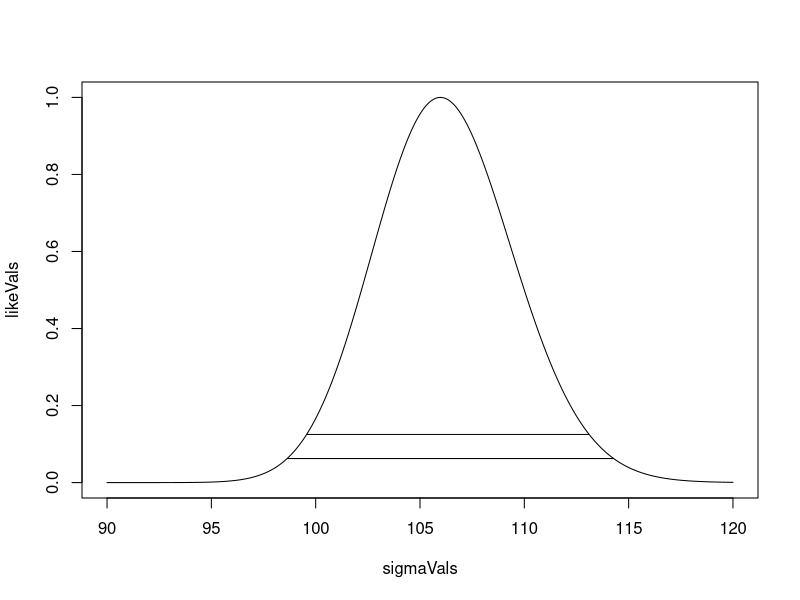
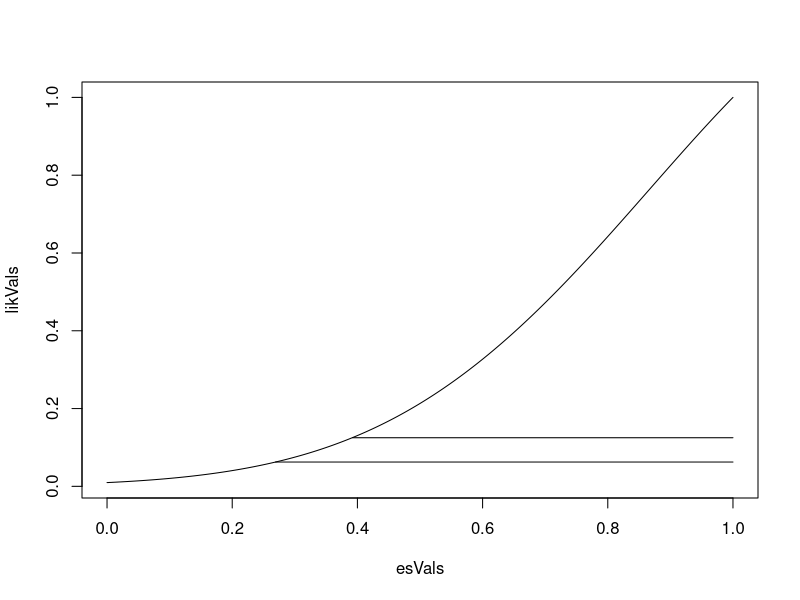
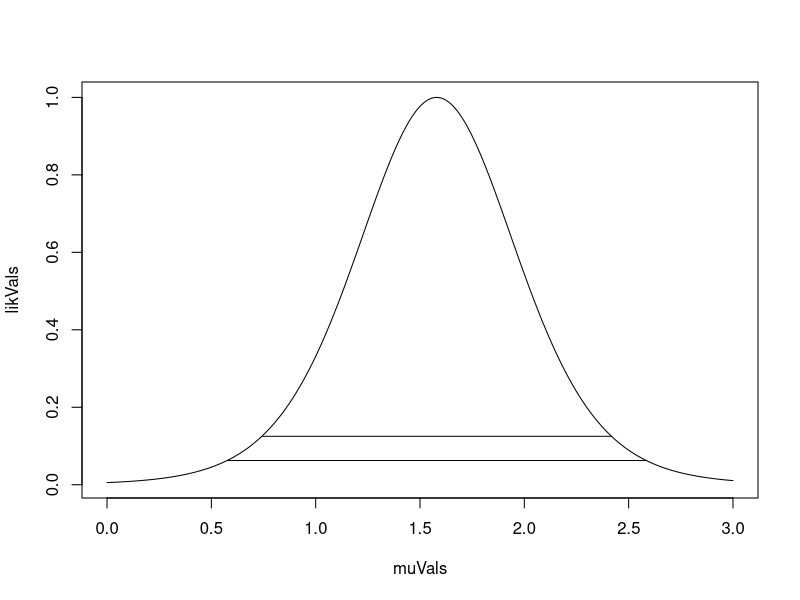

The R source for these figures, in order:
################### ChiSq  CI for the variance
s2 <- 105.977 ^ 2
n <- 513
alpha <- .05
qtiles <- qchisq(c(alpha/2, 1 - alpha/2),
n - 1)
ival <- rev((n - 1) * s2 / qtiles)
####################  Interval for the sd
sqrt(ival)
sigmaVals <- seq(90, 120, length = 1000)
likeVals <- dgamma((n - 1) * s2,
shape = (n - 1)/2,
scale = 2*sigmaVals^2)
likeVals <- likeVals / max(likeVals)
plot(sigmaVals, likeVals, type = "l")
lines(range(sigmaVals[likeVals >= 1 / 8]),c(1 / 8, 1 / 8))
lines(range(sigmaVals[likeVals >= 1 / 16]),c(1 / 16, 1 / 16))
################T Dist
data(sleep)
g1 <- sleep$extra[1 : 10]
g2 <- sleep$extra[11 : 20]
difference <- g2 - g1
mn <- mean(difference)#1.67
s <- sd(difference)#1.13
n <- 10
mn + c(-1, 1) * qt(.975, n-1) * s / sqrt(n)
t.test(difference)$conf.int
#Starting after the code for the t interval
tStat <- sqrt(n) * mn / s
esVals <- seq(0, 1, length = 1000)
likVals <- dt(tStat, n - 1, ncp = sqrt(n) * esVals)
likVals <- likVals / max(likVals)
plot(esVals, likVals, type = "l")
lines(range(esVals[likVals>1/8]), c(1/8,1/8))
lines(range(esVals[likVals>1/16]), c(1/16,1/16))
##
muVals <- seq(0, 3, length = 1000)
likVals <- sapply(muVals,
function(mu){
(sum((difference-mu)^2) /
sum((difference-mn)^2))^(-n/2)
}
)
plot(muVals, likVals, type = "l")
lines(range(muVals[likVals>1/8]), c(1/8,1/8))
lines(range(muVals[likVals>1/16]), c(1/16,1/16))